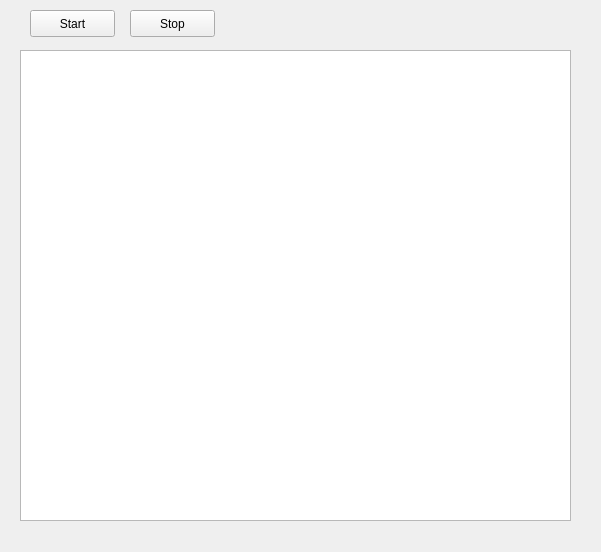
<?xml version="1.0" encoding="UTF-8"?>
<ui version="4.0">
 <class>MainWindow</class>
 <widget class="QMainWindow" name="MainWindow">
  <property name="geometry">
   <rect>
    <x>0</x>
    <y>0</y>
    <width>601</width>
    <height>552</height>
   </rect>
  </property>
  <property name="windowTitle">
   <string>MainWindow</string>
  </property>
  <widget class="QWidget" name="centralWidget">
   <widget class="QPushButton" name="btnStart">
    <property name="geometry">
     <rect>
      <x>30</x>
      <y>10</y>
      <width>85</width>
      <height>27</height>
     </rect>
    </property>
    <property name="text">
     <string>Start</string>
    </property>
   </widget>
   <widget class="QPushButton" name="btnStop">
    <property name="geometry">
     <rect>
      <x>130</x>
      <y>10</y>
      <width>85</width>
      <height>27</height>
     </rect>
    </property>
    <property name="text">
     <string>Stop</string>
    </property>
   </widget>
   <widget class="QGraphicsView" name="grphKnct">
    <property name="geometry">
     <rect>
      <x>20</x>
      <y>50</y>
      <width>551</width>
      <height>471</height>
     </rect>
    </property>
   </widget>
  </widget>
 </widget>
 <resources/>
 <connections/>
</ui>
